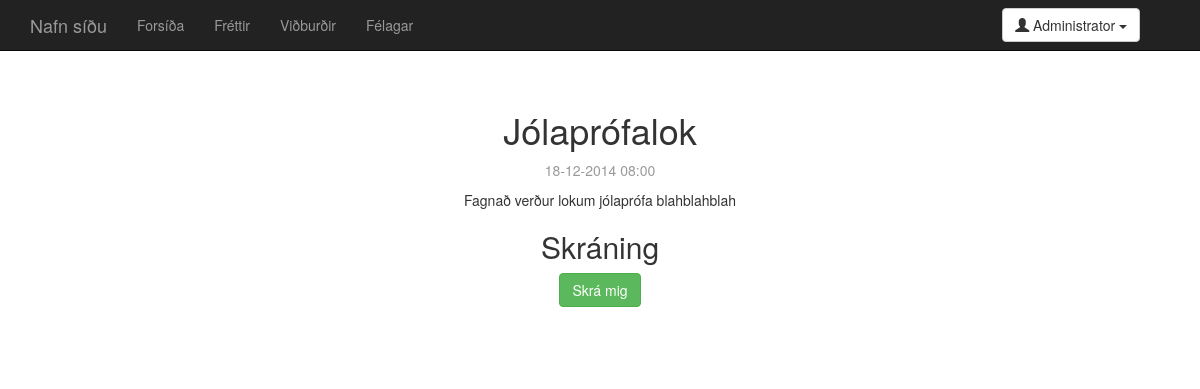
/event.php?id=1 (signed in), run on the app's committed database.
### tables this page shows
CREATE TABLE 'users' (
  'user_id' integer NOT NULL,
  'name' text,
  'post' text NOT NULL UNIQUE,
  'pass' text,
  'privileges' integer,
  'phone_nr' text,
  PRIMARY KEY ('user_id')
);

CREATE TABLE 'events' (
  'event_id' integer NOT NULL,
  'title' text,
  'start' integer,
  'end' integer,
  'registration_start' integer,
  'registration_end' integer,
  'description' text,
  'location' text,
  'seats' integer,
  'date_created' integer,
  'date_edited' integer,
  'creator' integer,
  'last_editor' integer,
  'open_mod_registration' integer,
  PRIMARY KEY ('event_id')
);

### php/config.php (called while the page is built, shortened)
<?php
$website_name = "Nafn síðu";
?>

### php/session_setup.php (called while the page is built, shortened)
<?php
if (isset($_SESSION["loggedin_user"])) {
  $session_user = $_SESSION["loggedin_user"];
  $query = $db->prepare("SELECT name,post,pass,privileges,user_id FROM users WHERE post=:post;");
  $query->execute(array('post' => $session_user));
  $result = $query->fetchAll();
  if (!empty($result)) {
    $result = $result[0];
    $user_name = $result["name"];
  }
  else {
    define("USER_LOGGEDIN", FALSE);
  }
}
else {
  define("USER_LOGGEDIN", FALSE);
}
?>

### php/head.php (called while the page is built, shortened)
<?php
require_once "php/config.php";
require_once "php/db_login.php";
require_once "php/utils.php";
require_once "php/session_setup.php";
?>

### php/utils.php (called while the page is built, shortened)
<?php
function intGET($name) {
  if (filter_has_var(INPUT_GET, $name) !== False && filter_input(INPUT_GET, $name, FILTER_VALIDATE_INT) !== False) {
    return filter_input(INPUT_GET, $name, FILTER_SANITIZE_NUMBER_INT);
  }
  return 0;
}
?>

### event.php (the view, shortened to what this page needs)
<?php
require_once "php/head.php";
$event_id = intGET("id");
$now = time();
$query = $db->prepare("SELECT title,start,end,registration_start,registration_end,description,location,seats,open_mod_registration FROM events WHERE event_id = :event_id;");
$query->execute(array('event_id' => $event_id));
$event_result = $query->fetchAll();
if (0 < count($event_result)) {
  $valid_event_id = True;
  $row_data = $event_result[0];
  $title = $row_data["title"];
  $start = intval($row_data["start"]);
  $start_string = date("d-m-Y H:i",$start);
  $registration_start = intval($row_data["registration_start"]);
  $registration_start_string = date("d-m-Y H:i",$registration_start);
  $registration_end = intval($row_data["registration_end"]);
  $registration_end_string = date("d-m-Y H:i",$registration_end);
  $description = nl2br($row_data["description"]);
  $seats = intval($row_data["seats"]);
}
else $valid_event_id = False;
if ($valid_event_id) {
  $query = $db->prepare("SELECT user_id FROM registrations WHERE event_id=:event_id AND user_id=:user_id;");
  $query->execute(array('event_id' => $event_id,'user_id' => USER_ID));
  $result = $query->fetchAll();
  if (0 == count($result)) $user_registered_to_event = False;
  else $user_registered_to_event = True;
}
?>
<!DOCTYPE html>
<html lang="is">
  <head>
    <link href="dist/css/bootstrap.css" rel="stylesheet">
    <link href="css/main.css" rel="stylesheet">
  </head>
  <body>
<?php
require_once "parts/navbar.php";
?>
    <div class="container">
      <div class="starter-template">
<?php
if ($valid_event_id) {
  echo <<<_END
        <h1>$title</h1>
        <p class="text-muted">$start_string</p>
        <p>
        $description
        </p>
        <h2>Skráning</h2>
_END;
  if ($now < $registration_start) {
    if (0 < $seats) {
      $seats_string = "Sætafjöldi: $seats";
    }
    else {
      $seats_string = "Engin fjöldatakmörkun.";
    }
    echo <<<_END
        <p>
        Skráning hefst: $registration_start_string<br/>
        Skráningu lýkur: $registration_end_string<br/>
        $seats_string
        </p>
_END;
  }
  elseif ($registration_end < $now) {
    echo <<<_END
        <p>Skráningu lokið.</p>
_END;
  }
  else {
    if ($user_registered_to_event) {
      if (0 < $seats) {
        $seats_string = "Sætafjöldi: $seats";
      }
      else {
        $seats_string = "Engin fjöldatakmörkun.";
      }
      echo <<<_END
        <p>
        Skráningu lýkur: $registration_end_string<br/>
        $seats_string
        </p>
        <button class="btn btn-danger" data-toggle="modal" data-target="#confirmUnregister">
          Afskrá mig
        </button>
        <div class="modal fade" id="confirmUnregister" tabindex="-1" role="dialog" aria-labelledby="myModalLabel" aria-hidden="true">
          <div class="modal-dialog">
            <div class="modal-content">
              <div class="modal-header">
                <button type="button" class="close" data-dismiss="modal" aria-hidden="true">&times;</button>
                <h4 class="modal-title" id="myModalLabel">Staðfesta afskráningu</h4>
              </div>
              <div class="modal-body">
                Þú ert við það að afskrá þig af viðkomandi viðburði, þessa aðgerð er ekki hægt að draga til baka.
                Ertu viss um að þú viljir afskrá þig?
              </div>
              <div class="modal-footer">
                <form role="form" method="post" action="event.php?id=$event_id">
                  <input type="hidden" name="unregister" value="do it" />
                  <button type="button" class="btn btn-default" data-dismiss="modal">Hætta við</button>
                  <button type="submit" class="btn btn-danger">Já, afskráðu mig</button>
                </form>
              </div>
            </div>
          </div>
        </div>
_END;
    }
    else {
      echo <<<_END
        <form role="form" method="post" action="event.php?id=$event_id">
          <input type="hidden" name="register" value="do it" />
          <button type="submit" class="btn btn-success">Skrá mig</button>
        </form>
_END;
    }
  }
}
else {
  echo <<<_END
        <p>Viðburður fannst ekki :(</p>
_END;
}
?>
      </div>
    </div>
  </body>
</html>

### parts/navbar.php (shortened to what this page needs)
<?php
if (!isset($index_active)) {
  $index_active = "";
}
if (!isset($news_active)) {
  $news_active = "";
}
if (!isset($events_active)) {
  $events_active = "";
}
if (!isset($users_active)) {
  $users_active = "";
}
echo <<<_END
        <div class="navbar navbar-inverse navbar-fixed-top">
          <div class="container">
            <div class="navbar-header">
              <button type="button" class="navbar-toggle" data-toggle="collapse" data-target=".navbar-collapse">
                <span class="icon-bar"></span>
                <span class="icon-bar"></span>
                <span class="icon-bar"></span>
              </button>
              <a class="navbar-brand" href="index.php">$website_name</a>
            </div>
            <div class="collapse navbar-collapse">
              <ul class="nav navbar-nav">
                <li$index_active><a href="index.php">Forsíða</a></li>
                <li$news_active><a href="news.php">Fréttir</a></li>
                <li$events_active><a href="events.php">Viðburðir</a></li>
                <li$users_active><a href="users.php">Félagar</a></li>
              </ul>
_END;
if (USER_LOGGEDIN) {
  echo <<<_END
              <div class="navbar-form navbar-right">
                <div class="btn-group">
                  <button type="button" class="btn btn-default dropdown-toggle" data-toggle="dropdown">
                    <span class="glyphicon glyphicon-user"></span> $user_name <span class="caret"></span>
                  </button>
                  <ul class="dropdown-menu" role="menu">
                    <li><a href="mysite.php">Síðan mín</a></li>
_END;
  echo <<<_END
                    <li class="divider"></li>
                    <li><a href="logout.php">Útskrá</a></li>
                  </ul>
                </div>
              </div>
_END;
}
echo <<<_END
            </div>
          </div>
        </div>
_END;
?>

### css/main.css (style rules this page uses)
body { padding-top: 50px; }
.starter-template { padding: 40px 15px; text-align: center; }

### data on the page
users: name "Administrator"
events: title "Jólaprófalok", start "18-12-2014 08:00", description "Fagnað verður lokum jólaprófa blahblahblah"

### other printed values
$website_name "Nafn síðu"
